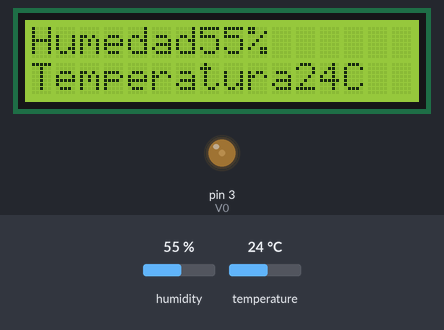
Recording of a sketch running on a simulated Arduino Uno, built with avr-gcc and run on an emulated ATmega328P. Parts: 16×2 character LCD, output pins drawn as LEDs (lit = HIGH). The test bench sets the inputs (shaded band); at power-on: humidity 55 %, temperature 24 °C.

Above: at 1.2 s.
1.3 s: humidity set to 22 %
At 5.1 s:
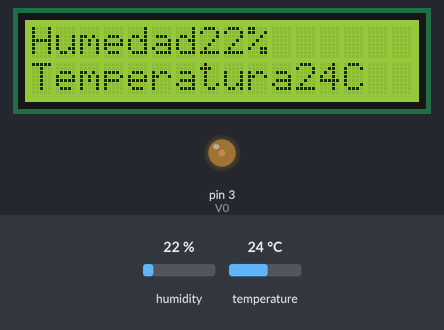
9.6 s: temperature set to 12 °C
At 13.5 s:
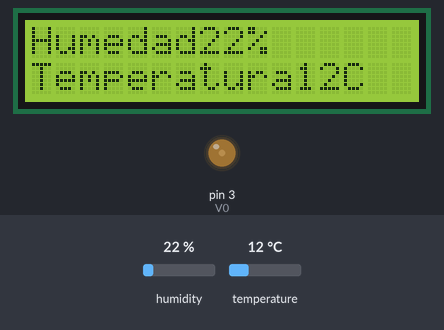
15.6 s: humidity set to 40 %
At 16.6 s:
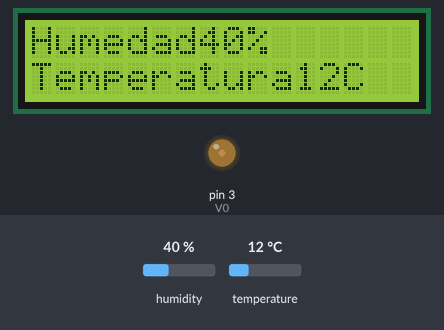
20.6 s: temperature set to 19 °C
At 25.0 s:
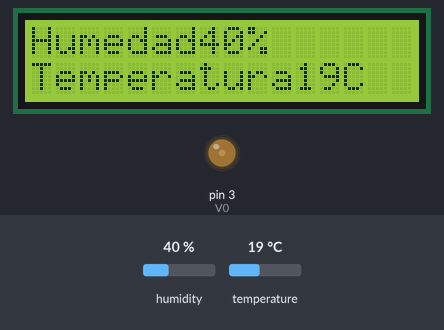
Timing chart, 0 to 26.5 s (numbered marks = the images above; inputs shaded):
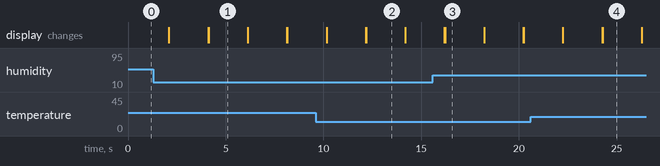

Measured:
- what the display in image 1 shows lasts 2.0 s, from 4.1 s to 6.1 s

The sketch:

Mostrar_temperatura_en_pantalla_led.ino
```cpp
#include <LiquidCrystal.h>
#include <DHT.h>
int V0=3;
int RS=4;
int E=5;
int D4=6;
int D5=7;
int D6=8;
int D7=9;
int sensor=13;//vinculamos el sensor al pin 13, que es a la salida a la que la conectamos;
int temperatura,humedad;//declaramos dos varibles;
DHT dht(sensor,DHT11);//Es necesario para indicar a la librería el modelo de sensor que estamos utilizando;

LiquidCrystal lcd(RS,E,D4,D5,D6,D7);
void setup()
{
  analogWrite(V0,50);//REGULAMOS EL CONTRASTE (EN 50 YA ESTÁ BIEN)
  lcd.begin(16, 2);//indicamos tamaño de la lcd, columnas y filas;

 }
void loop()
{
    humedad=dht.readHumidity();
    temperatura=dht.readTemperature();

  lcd.setCursor(0, 0);//cursor, donde quiero que empiece a escribir la primera linea;
  lcd.print("Humedad");//la funcion "print" me permite escribir texto, numeros enteros bytes;
  lcd.print(humedad);
  lcd.print("%");
  lcd.setCursor(0,1);
  lcd.print("Temperatura");
  lcd.print(temperatura);
  lcd.print("C");
  delay(2000);
  lcd.clear();
  lcd.print("prueba");
  delay(2000);
  lcd.clear();

   }

   /*
    humedad=dht.readHumidity();
    temperatura=dht.readTemperature();
    Serial.print("Humedad");
    Serial.print(humedad);
    Serial.println("%");
    Serial.print("Temperatura");
    Serial.print(temperatura);
    Serial.println("º");


   */
```
